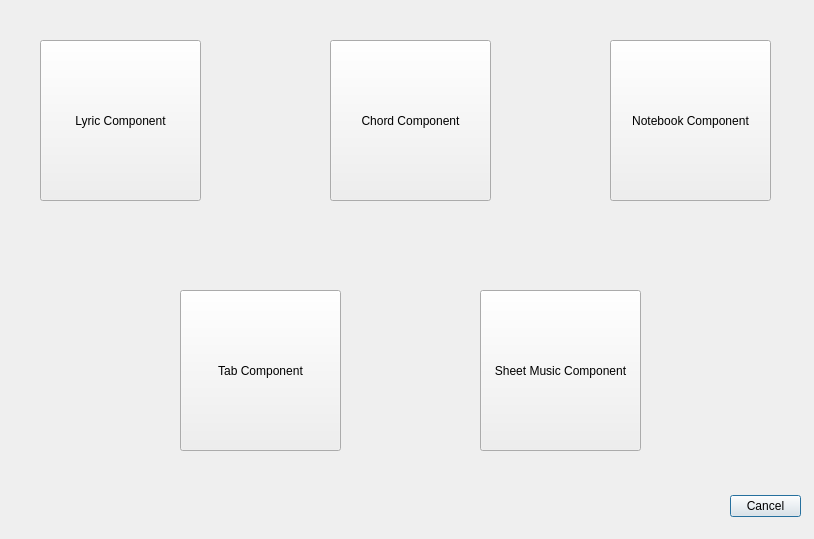
<?xml version="1.0" encoding="UTF-8"?>
<ui version="4.0">
 <class>NewComponentPicker</class>
 <widget class="QDialog" name="NewComponentPicker">
  <property name="geometry">
   <rect>
    <x>0</x>
    <y>0</y>
    <width>814</width>
    <height>539</height>
   </rect>
  </property>
  <property name="windowTitle">
   <string>Dialog</string>
  </property>
  <widget class="QDialogButtonBox" name="buttonBox">
   <property name="geometry">
    <rect>
     <x>730</x>
     <y>490</y>
     <width>71</width>
     <height>32</height>
    </rect>
   </property>
   <property name="orientation">
    <enum>Qt::Horizontal</enum>
   </property>
   <property name="standardButtons">
    <set>QDialogButtonBox::Cancel</set>
   </property>
  </widget>
  <widget class="QPushButton" name="lyricComponentButton">
   <property name="geometry">
    <rect>
     <x>40</x>
     <y>40</y>
     <width>161</width>
     <height>161</height>
    </rect>
   </property>
   <property name="text">
    <string>Lyric Component</string>
   </property>
  </widget>
  <widget class="QPushButton" name="chordComponentButton">
   <property name="geometry">
    <rect>
     <x>330</x>
     <y>40</y>
     <width>161</width>
     <height>161</height>
    </rect>
   </property>
   <property name="text">
    <string>Chord Component</string>
   </property>
  </widget>
  <widget class="QPushButton" name="tabComponentButton">
   <property name="geometry">
    <rect>
     <x>180</x>
     <y>290</y>
     <width>161</width>
     <height>161</height>
    </rect>
   </property>
   <property name="text">
    <string>Tab Component</string>
   </property>
  </widget>
  <widget class="QPushButton" name="sheetMusicComponentButton">
   <property name="geometry">
    <rect>
     <x>480</x>
     <y>290</y>
     <width>161</width>
     <height>161</height>
    </rect>
   </property>
   <property name="text">
    <string>Sheet Music Component</string>
   </property>
  </widget>
  <widget class="QPushButton" name="notebookComponentButton">
   <property name="geometry">
    <rect>
     <x>610</x>
     <y>40</y>
     <width>161</width>
     <height>161</height>
    </rect>
   </property>
   <property name="text">
    <string>Notebook Component</string>
   </property>
  </widget>
 </widget>
 <resources/>
 <connections>
  <connection>
   <sender>buttonBox</sender>
   <signal>rejected()</signal>
   <receiver>NewComponentPicker</receiver>
   <slot>reject()</slot>
   <hints>
    <hint type="sourcelabel">
     <x>316</x>
     <y>260</y>
    </hint>
    <hint type="destinationlabel">
     <x>286</x>
     <y>274</y>
    </hint>
   </hints>
  </connection>
 </connections>
</ui>
